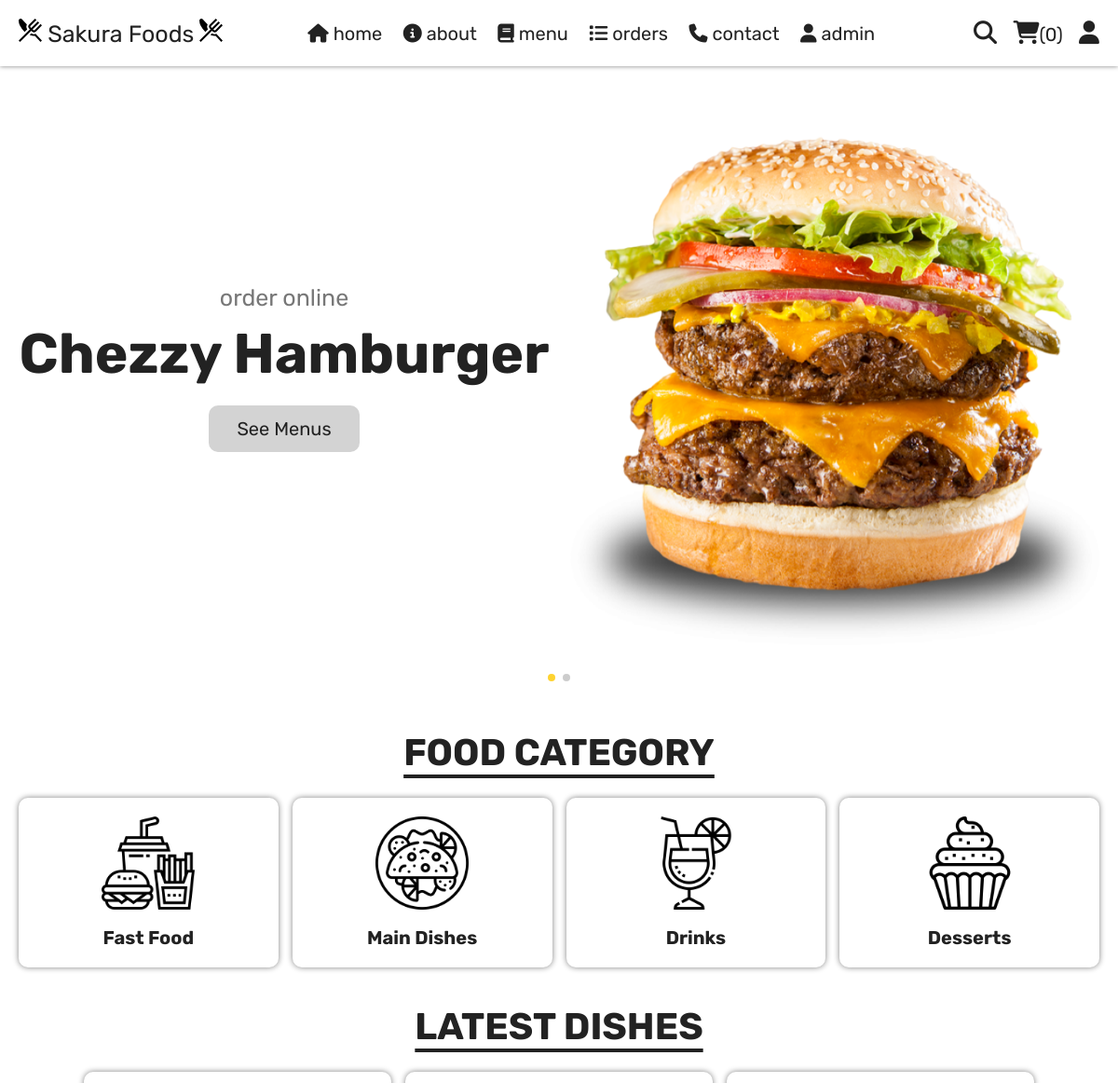
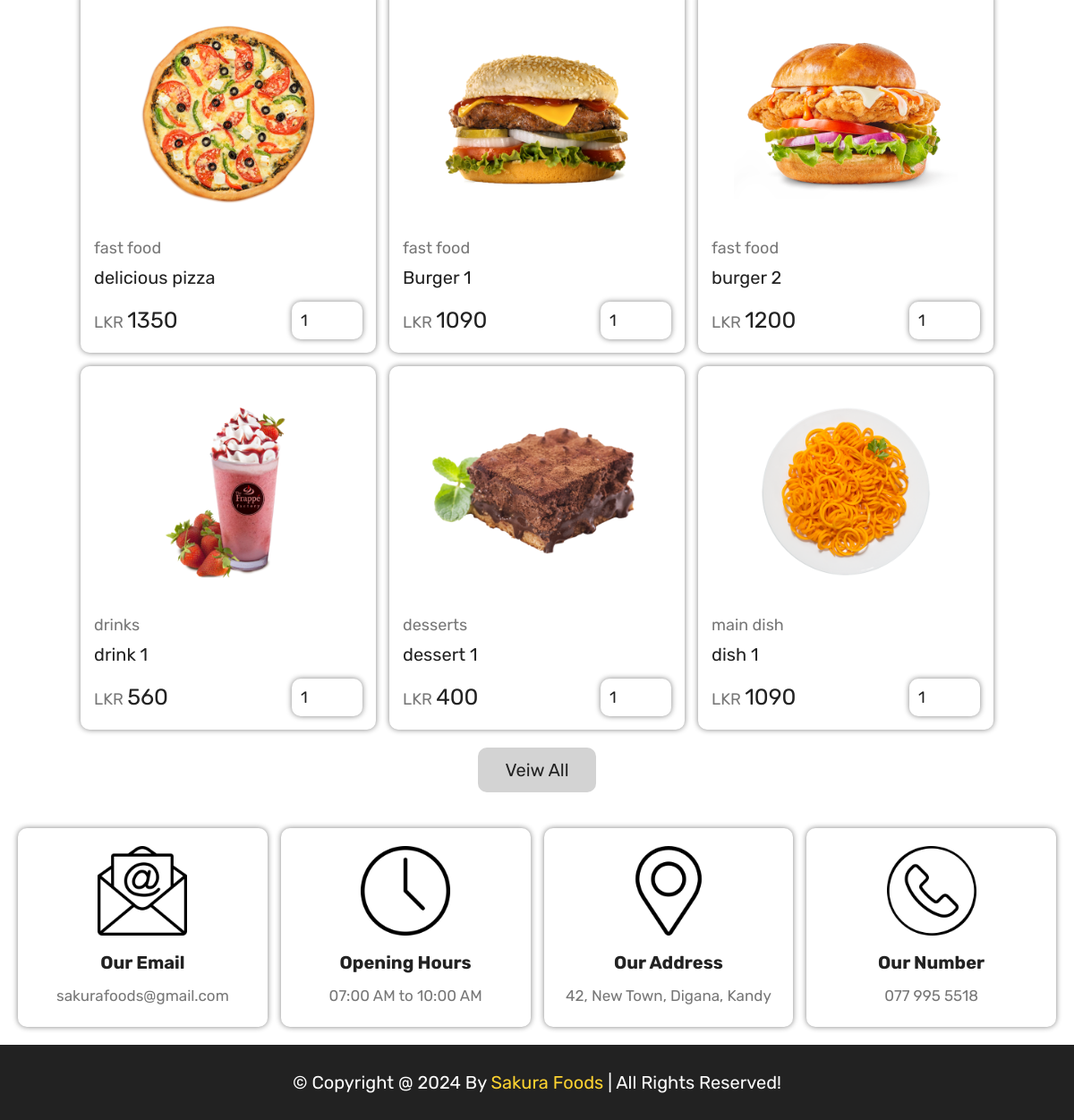
Page /sakurafoods/index.php on the committed database (2 pictures, top to bottom).
### tables this page shows
CREATE TABLE `products` (
  `id` int(100) NOT NULL,
  `name` varchar(100) NOT NULL,
  `category` varchar(100) NOT NULL,
  `price` int(10) NOT NULL,
  `image` varchar(100) NOT NULL
);

### sakurafoods/index.php (the view, shortened to what this page needs)
<?php
include 'components/connect.php';
?>
<!DOCTYPE html>
<html lang="en">
<head>
   <link rel="stylesheet" href="https://unpkg.com/swiper@8/swiper-bundle.min.css" />
   <link rel="stylesheet" href="https://cdnjs.cloudflare.com/ajax/libs/font-awesome/6.1.1/css/all.min.css">
   <link rel="stylesheet" href="style/user_style.css">
</head>
<body>
<?php include 'components/user_header.php'; ?>
<section class="hero">
   <div class="swiper hero-slider">
      <div class="swiper-wrapper">
         <div class="swiper-slide slide">
            <div class="content">
               <span>order online</span>
               <h3>chezzy hamburger</h3>
               <a href="menu.php" class="btn">see menus</a>
            </div>
            <div class="image">
               <img src="images/home-img-2.png" alt="">
            </div>
         </div>
         <div class="swiper-slide slide">
            <div class="content">
               <span>order online</span>
               <h3>rosted chicken</h3>
               <a href="menu.php" class="btn">see menus</a>
            </div>
            <div class="image">
               <img src="images/home-img-3.png" alt="">
            </div>
         </div>
      </div>
      <div class="swiper-pagination"></div>
   </div>
</section>
<section class="category">
   <h1 class="title">food category</h1>
   <div class="box-container">
      <a href="category.php?category=fast food" class="box">
         <img src="images/cat-1.png" alt="">
         <h3>fast food</h3>
      </a>
      <a href="category.php?category=main dish" class="box">
         <img src="images/cat-2.png" alt="">
         <h3>main dishes</h3>
      </a>
      <a href="category.php?category=drinks" class="box">
         <img src="images/cat-3.png" alt="">
         <h3>drinks</h3>
      </a>
      <a href="category.php?category=desserts" class="box">
         <img src="images/cat-4.png" alt="">
         <h3>desserts</h3>
      </a>
   </div>
</section>
<section class="products">
   <h1 class="title">latest dishes</h1>
   <div class="box-container">
      <?php
         $select_products = $conn->prepare("SELECT * FROM `products` LIMIT 6");
         $select_products->execute();
         if($select_products->rowCount() > 0){
            while($fetch_products = $select_products->fetch(PDO::FETCH_ASSOC)){
      ?>
      <form action="" method="post" class="box">
         <img src="uploaded_img/<?= $fetch_products['image']; ?>" alt="">
         <a href="category.php?category=<?= $fetch_products['category']; ?>" class="cat"><?= $fetch_products['category']; ?></a>
         <div class="name"><?= $fetch_products['name']; ?></div>
         <div class="flex">
            <div class="price"><span>LKR </span><?= $fetch_products['price']; ?></div>
            <input type="number" name="qty" class="qty" min="1" max="99" value="1" maxlength="2">
         </div>
      </form>
      <?php
            }
         }else{
            echo '<p class="empty">no products added yet!</p>';
         }
      ?>
   </div>
   <div class="more-btn">
      <a href="menu.html" class="btn">veiw all</a>
   </div>
</section>
<?php include 'components/footer.php'; ?>
</body>
</html>

### sakurafoods/components/user_header.php (shortened to what this page needs)
<header class="header">
   <section class="flex">
      <a href="index.php" class="logo"><img style="width: 2.5rem; height: 2.5rem;" src = "images/logo.svg"> Sakura Foods <img style="width: 2.5rem; height: 2.5rem;" src = "images/logo.svg"></a>
      <nav class="navbar">
         <a href="index.php"><i class="fas fa-home"></i> home</a>
         <a href="about.php"><i class="fas fa-info-circle"></i> about</a>
         <a href="menu.php"><i class="fas fa-book"></i> menu</a>
         <a href="orders.php"><i class="fas fa-list"></i> orders</a>
         <a href="contact.php"><i class="fas fa-phone"></i> contact</a>
         <a href="admin/admin_login.php"><i class="fas fa-user"></i> admin</a>
      </nav>
      <div class="icons">
         <?php
            $count_cart_items = $conn->prepare("SELECT * FROM `cart` WHERE user_id = ?");
            $count_cart_items->execute([$user_id]);
            $total_cart_items = $count_cart_items->rowCount();
         ?>
         <a href="search.php"><i class="fas fa-search"></i></a>
         <a href="cart.php"><i class="fas fa-shopping-cart"></i><span>(<?= $total_cart_items; ?>)</span></a>
         <div id="user-btn" class="fas fa-user"></div>
      </div>
   </section>
</header>

### sakurafoods/components/footer.php (shortened to what this page needs)
<footer class="footer">
   <section class="grid">
      <div class="box">
         <img src="images/email-icon.png" alt="">
         <h3>our email</h3>
         <a href="mailto:sakurafoods@gmail.com">sakurafoods@gmail.com</a>
      </div>
      <div class="box">
         <img src="images/clock-icon.png" alt="">
         <h3>opening hours</h3>
         <p>07:00 AM to 10:00 AM</p>
      </div>
      <div class="box">
         <img src="images/map-icon.png" alt="">
         <h3>our address</h3>
         <a href="https://www.google.com/maps/dir//Sakura+Foods/@7.2966045,80.6527816,12z/data=!3m1!4b1!4m8!4m7!1m0!1m5!1m1!1s0x3ae366f39528887d:0xce3d96a9f8b94cd0!2m2!1d80.7351835!2d7.296612?entry=ttu">42, New Town, Digana, Kandy</a>
      </div>
      <div class="box">
         <img src="images/phone-icon.png" alt="">
         <h3>our number</h3>
         <a href="tel:0779955518">077 995 5518</a>
      </div>
   </section>
   <div class="credit">&copy; copyright @ <?= date('Y'); ?> by <span>Sakura Foods</span> | all rights reserved!</div>
</footer>

### sakurafoods/style/user_style.css (style rules this page uses)
:root { --yellow:#fed330; --red:#e74c3c; --white:#fff; --black:#222; --light-color:#777; --gray:gray; --teal:teal; --lightgray:lightgray; --border:.2rem solid lightgray; }
* { font-family: 'Rubik', sans-serif; margin:0; padding:0; box-sizing: border-box; outline: none; border: none; text-decoration: none; }
html { font-size: 62.5%; overflow-x: hidden; scroll-behavior: smooth; stop-opacity: 7rem; }
section { margin:0 auto; max-width: 1200px; padding:2rem; }
.title { text-align: center; margin-bottom: 2.5rem; font-size: 4rem; color:var(--black); text-transform: uppercase; text-decoration: underline; text-underline-offset: 1rem; }
.btn, .delete-btn { display: inline-block; margin-top: 1rem; padding:1.3rem 3rem; cursor: pointer; font-size: 2rem; border-radius:1rem; text-transform: capitalize; }
.btn { background-color: var(--lightgray); color:var(--black); }
.header { position: sticky; top:0; left:0; right:0; z-index: 1000; background-color: var(--white); box-shadow: 0 0px 5px gray; }
.header .flex { display: flex; align-items: center; justify-content: space-between; position: relative; }
.header .flex .logo { font-size: 2.5rem; color:var(--black); }
.header .flex .navbar a { font-size: 2rem; color:var(--black); margin:0 1rem; }
.header .flex .icons > * { margin-left: 1.5rem; font-size: 2.5rem; color:var(--black); cursor: pointer; }
.header .flex .icons span { font-size: 2rem; }
.hero .slide { display: flex; align-items: center; flex-wrap: wrap-reverse; gap:2rem; margin-bottom: 4rem; }
.hero .slide .image { flex:1 1 40rem; }
.hero .slide .image img { width: 100%; }
.hero .slide .content { flex:1 1 40rem; text-align: center; }
.hero .slide .content span { font-size: 2.5rem; color:var(--light-color); }
.hero .slide .content h3 { margin:1rem 0; font-size: 6rem; color:var(--black); text-transform: capitalize; }
.category .box-container { display: grid; grid-template-columns: repeat(auto-fit, minmax(27rem, 1fr)); gap:1.5rem; align-items: flex-start; }
.category .box-container .box { box-shadow: 0 0 6px gray; border-radius:1rem; padding:2rem; text-align: center; }
.category .box-container .box img { width: 100%; height: 10rem; object-fit: contain; }
.category .box-container .box h3 { font-size: 2rem; margin-top: 1.5rem; color:var(--black); text-transform: capitalize; }
.products .box-container { display: grid; grid-template-columns: repeat(auto-fit, 33rem); justify-content: center; align-items: flex-start; gap:1.5rem; }
.products .box-container .box { box-shadow: 0 0 6px gray; border-radius:1rem; padding:1.5rem; position: relative; overflow: hidden; }
.products .box-container .box img { height: 25rem; width: 100%; object-fit: contain; margin-bottom: 1rem; }
.products .box-container .box .cat { font-size: 1.8rem; color:var(--light-color); }
.products .box-container .box .name { font-size: 2rem; color:var(--black); margin:1rem 0; }
.products .box-container .box .flex { display: flex; align-items: center; gap:1rem; margin-top: 1.5rem; }
.products .box-container .box .flex .price { margin-right: auto; font-size: 2.5rem; color:var(--black); }
.products .box-container .box .flex .price span { color:var(--light-color); font-size: 1.8rem; }
.products .box-container .box .flex .qty { padding:1rem; box-shadow: 0 0 6px gray; border-radius:1rem; font-size: 1.8rem; color:var(--black); }
.products .more-btn { margin-top: 1rem; text-align: center; }
.footer .grid { display: grid; grid-template-columns: repeat(auto-fit, minmax(27rem, 1fr)); gap:1.5rem; align-items: flex-start; }
.footer .grid .box { box-shadow: 0 0 6px gray; border-radius:1rem; padding:2rem; text-align: center; }
.footer .grid .box img { height: 10rem; width: 100%; object-fit: contain; margin-bottom: .5rem; }
.footer .grid .box h3 { margin:1rem 0; font-size: 2rem; color:var(--black); text-transform: capitalize; }
.footer .grid .box p, .footer .grid .box a { display: block; font-size: 1.7rem; color:var(--light-color); line-height: 1.8; }
.credit { padding:3rem 2rem; text-align: center; background-color: var(--black); color:var(--white); font-size: 2rem; text-transform: capitalize; }
.credit span { color:var(--yellow); }

### rows in the picture
products: image (picture), category "fast food", name "delicious pizza", price "1350"
products: image (picture), category "fast food", name "Burger 1", price "1090"
products: image (picture), category "fast food", name "burger 2", price "1200"
products: image (picture), category "drinks", name "drink 1", price "560"
products: image (picture), category "desserts", name "dessert 1", price "400"
products: image (picture), category "main dish", name "dish 1", price "1090"

### other values in the picture
$total_cart_items "0"
